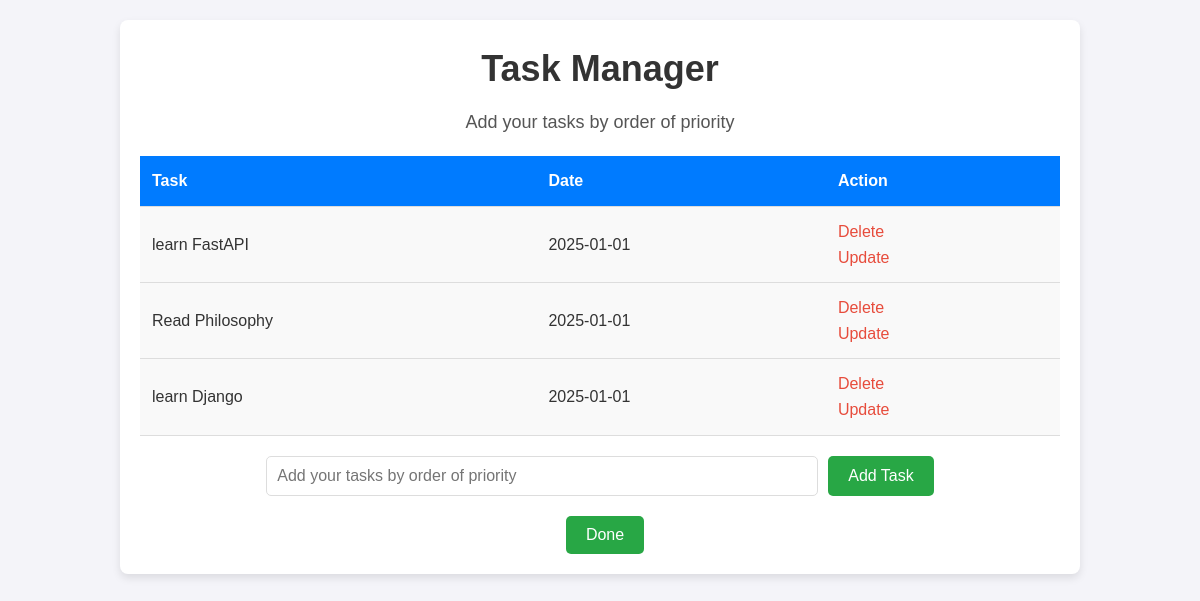
The page / on the database its author committed.
### main.py (models this page shows, shortened)
class Todo(db.Model):
    id = db.Column(db.Integer, primary_key=True)
    content = db.Column(db.String(200), nullable=False)
    date = db.Column(db.DateTime, default=datetime.now())

### main.py (the view, shortened to what this page needs)
@app.route('/', methods=['POST', 'GET'])
def index():
    tasks = Todo.query.order_by(Todo.date).all() # this is a Todo object (db.Model) (tasks[0] is the earliest and the most prioritized)
    tasks_list = [task.content for task in tasks] #this is a list of strings (tasks[0] is the earliest and the most prioritized)
    stringifiedtasklist = ', '.join(tasks_list) #this is a string containing a list of strings
    session['tasks_list'] = stringifiedtasklist
    return render_template('index.html', tasks=tasks)

### templates/index.html (shortened to what this page needs)
{% extends 'base.html' %}
{% block body %}
<div class="content">
    <h1 style="text-align:center">Task Manager</h1>
    <p style="text-align:center">Add your tasks by order of priority</p>
    {% if tasks|length < 1 %}
        <h4 style="text-align:center">There are no tasks. Please add one or more</h4>
    {% else %}
        <table>
            <tr>
                <th>Task</th>
                <th>Date</th>
                <th>Action</th>
            </tr>
            {% for task in tasks %}
            <tr>
                <td>{{ task.content }}</td>
                <td>{{ task.date.date() }}</td>
                <td>
                    <a href="/delete/{{ task.id }}">Delete</a><br>
                    <a href="/update/{{ task.id }}">Update</a>
                </td>
            </tr>
            {% endfor %}
        </table>
    {% endif %}
    <form action="/" method="POST">
        <input type="text" name="content" id="content" placeholder="Add your tasks by order of priority">
        <input type="submit" value="Add Task">
    </form>
    <form action="/finalize_tasks" method="POST">
        <input type="submit" value="Done">
    </form>
</div>
{% endblock %}

### static/css/main.css (style rules this page uses)
* { margin: 0; padding: 0; box-sizing: border-box; }
body { font-family: 'Arial', sans-serif; background-color: #f4f4f9; color: #333; line-height: 1.6; }
.content { width: 80%; margin: 20px auto; background-color: #fff; padding: 20px; border-radius: 8px; box-shadow: 0 4px 8px rgba(0, 0, 0, 0.1); }
h1 { font-size: 36px; color: #333; margin-bottom: 10px; }
p { font-size: 18px; color: #555; margin-bottom: 20px; }
table { width: 100%; border-collapse: collapse; margin-bottom: 20px; }
th, td { padding: 12px; text-align: left; border-bottom: 1px solid #ddd; }
th { background-color: #007bff; color: #fff; font-weight: bold; }
td { background-color: #f9f9f9; }
td a { color: #e74c3c; text-decoration: none; margin-right: 10px; }
form { display: flex; justify-content: center; margin-top: 20px; }
form input[type="text"] { padding: 10px; width: 60%; border: 1px solid #ddd; border-radius: 5px; font-size: 16px; }
form input[type="submit"] { padding: 10px 20px; margin-left: 10px; background-color: #28a745; border: none; color: white; font-size: 16px; border-radius: 5px; cursor: pointer; transition: background-color 0.3s; }

### rows shown on the page
Todo: content "learn FastAPI", date "2025-01-01"
Todo: content "Read Philosophy", date "2025-01-01"
Todo: content "learn Django", date "2025-01-01"
